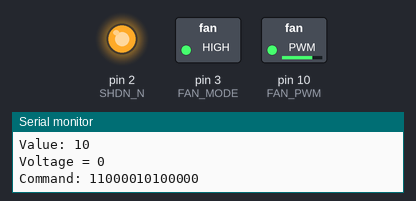
Bench run of a sketch on a simulated Arduino Uno, built with avr-gcc and run on an emulated ATmega328P. Shown: switched loads named in the sketch (green lamp = pin HIGH), output pins drawn as LEDs (lit = HIGH), the last lines printed to the serial monitor. Pins used as bus, display or sensor lines are not drawn.

Above: at 0.05 s.
At 10.0 s:
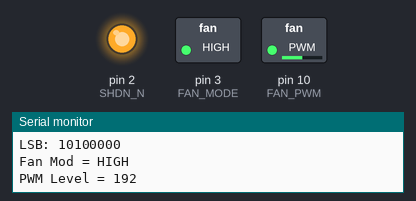
At 15.0 s:
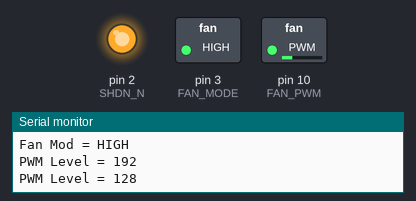
At 20.0 s:
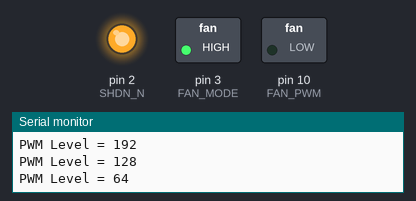
Timing chart, 0 to 28.8 s (numbered marks = the images above):
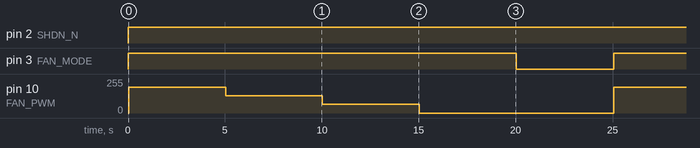

The sketch:

Q3_Test_PWM.ino
```cpp
/*

  Q3 Initial Testing

*/


// inslude the SPI library:
#include <SPI.h>


// set pin 10 as the slave select for the digital pot:
const int DAC_CS_N = 7;
const int FAN_MODE = 3;
const int SHDN_N = 2;
const int FAN_PWM = 10;

void setup() {
  // set the slaveSelectPin as an output:
  pinMode (DAC_CS_N, OUTPUT);
  pinMode (FAN_MODE, OUTPUT);
  pinMode (SHDN_N, OUTPUT);
  pinMode (FAN_PWM, OUTPUT);
  // initialize SPI:
  SPI.setClockDivider(SPI_CLOCK_DIV128);
  SPI.setDataMode(SPI_MODE0);
  SPI.begin();
  Serial.begin(9600);

  //change clock speed

}

void loop() {

  digitalWrite(SHDN_N,HIGH);
  digitalWrite(FAN_PWM,LOW);
  MCP4801Write(10);
  int pwm = 0;
  digitalWrite(FAN_MODE,HIGH);
  Serial.println("Fan Mod = HIGH");
  Serial.println("");
  for (int pwmlevel = 3; pwmlevel >= 0; pwmlevel--) {

    pwm=((pwmlevel * 64) );
    analogWrite(FAN_PWM, pwm);
    delay(5000);
    Serial.print("PWM Level = ");
    Serial.println(pwm);
    Serial.println("");
  }
  digitalWrite(FAN_MODE,LOW);
  Serial.println("Fan Mod = LOW`");
  Serial.println("");
  delay(5000);
  // wait a second at the top:

  // change the resistance on this channel from max to min:

}

void MCP4801Write(int value) {
  int wr_enable = 0;
  int gain = 1;
  int shdn = 1;
  int command = 0;
  int MSB = 0;
  int LSB = 0;

  Serial.print("Value: ");
  Serial.println(value);

  long voltage = 0;
  voltage = 2.048 * (value/256);
  Serial.print("Voltage = ");
  Serial.println(voltage);


  command = (wr_enable << 15) | (gain << 13) | (shdn << 12) |  (value << 4);

  Serial.print("Command: ");
  Serial.println(command,BIN);

  MSB = ( (command & 0xFF00) >> 8);

  Serial.print("MSB: ");
  Serial.println(MSB,BIN);

  LSB = ( (command & 0x00FF) );

  Serial.print("LSB: ");
  Serial.println(LSB,BIN);

  Serial.println("");

  // take the SS pin low to select the chip:
  digitalWrite(DAC_CS_N,LOW);
  //  send in the address and value via SPI:

  SPI.transfer(MSB);
  SPI.transfer(LSB);

  // take the SS pin high to de-select the chip:
  digitalWrite(DAC_CS_N,HIGH);
}
```

Measured:
- by itself, pin 2 (SHDN_N): LOW → HIGH at 0.00 s
- by itself, pin 3 (FAN_MODE): alternates HIGH for 20.0 s and LOW for 5.0 s
- by itself, pin 10 (FAN_PWM): repeats every 25.0 s: 128/255 5.0 s, 64/255 5.0 s, 0/255 10.0 s, 192/255 5.0 s
